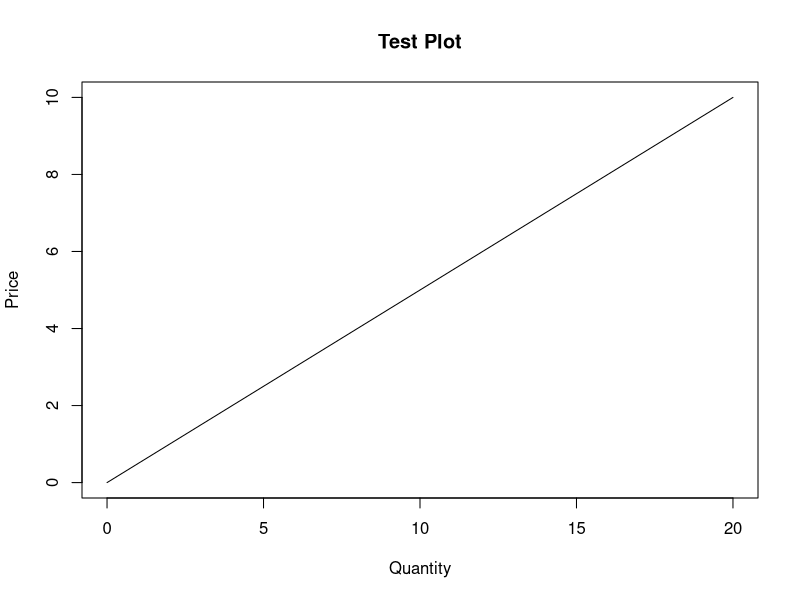
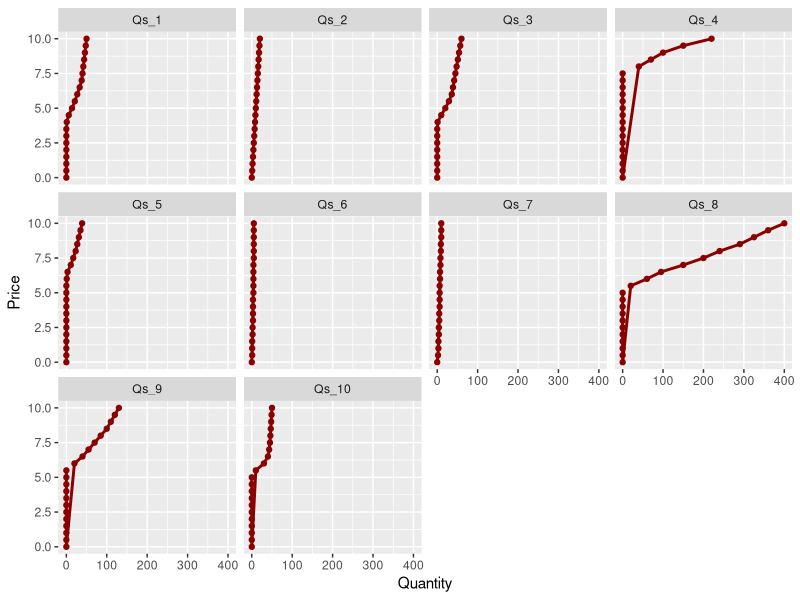
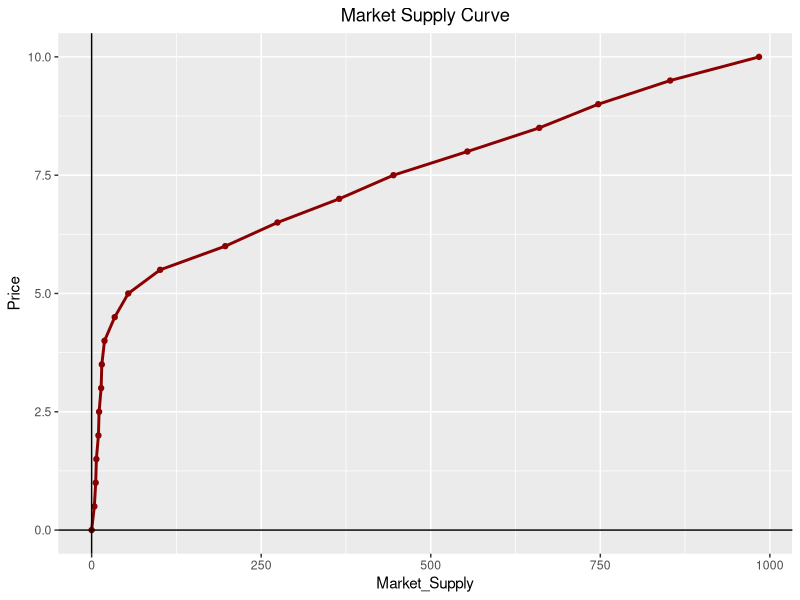
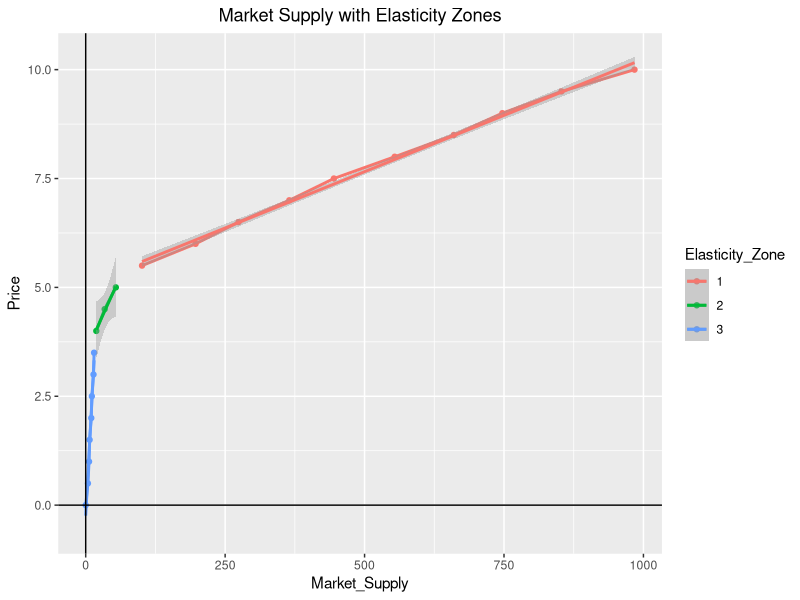
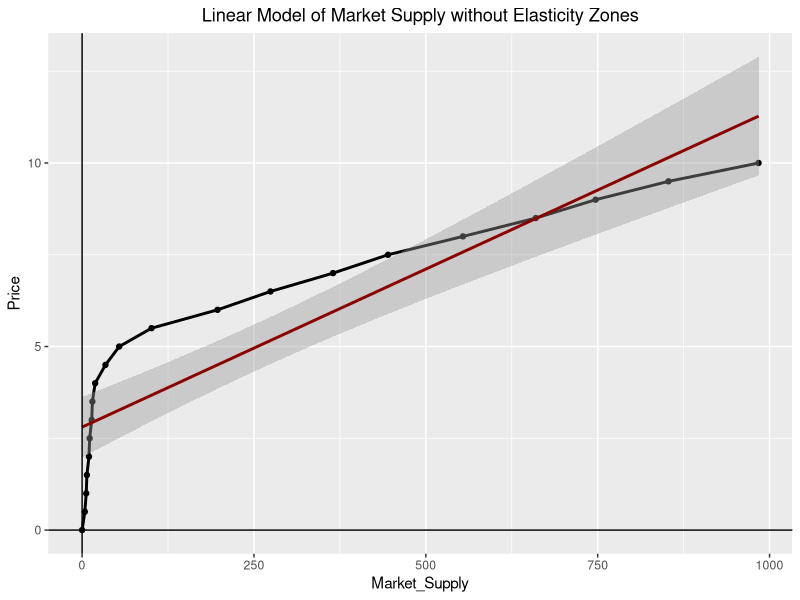
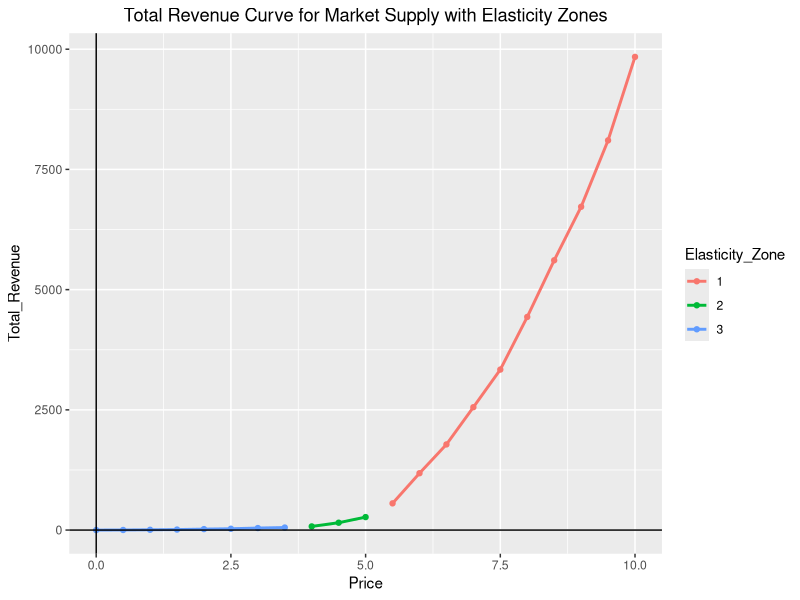

R code for these plots, in order:
## ---- chunk 1
knitr::opts_chunk$set(echo = TRUE)
## ---- chunk 2
# Load Libraries

# If you do not have readxl or tidyverse installed, uncomment the following lines
# install.packages("readxl")
# install.packages("tidyverse")# Load Libraries
require(readxl)
require(tidyverse)
## ---- chunk 3
# Import Data
Supply_Data <- read_excel("Supply_Data.xlsx")

# Check data import
head(Supply_Data)
## ---- chunk 4
# Test plot
plot(Supply_Data$Qs_2, Supply_Data$Price, type = "l", main = "Test Plot", xlab = "Quantity", ylab = "Price")
## ---- chunk 5
# Wrangle the data into a ggplot friendly structure
Wrangled_Supply_Data <- data.frame(Price = Supply_Data$Price, stack(Supply_Data[2:11]))
names(Wrangled_Supply_Data)[2] <- "Quantity"
names(Wrangled_Supply_Data)[3] <- "Qs_num"

# Check the data
head(Wrangled_Supply_Data)
## ---- chunk 6
# Plot the individual supply curves
ggplot(data = Wrangled_Supply_Data, aes(x = Quantity, y = Price)) +
  geom_line(color = "darkred", size = 1) +
  geom_point(color = "darkred") +
  facet_wrap(. ~ Qs_num)
## ---- chunk 7
# Create market supply
Market_Supply <- data.frame(Price = Supply_Data$Price, Market_Supply = rowSums(Supply_Data[2:11]))

# Check the data
head(Market_Supply)
## ---- chunk 8
# Plot market supply curve
ggplot(data = Market_Supply, aes(x = Market_Supply, y = Price)) +
  geom_line(color = "darkred", size = 1) +
  geom_point(color = "darkred") +
  geom_vline(xintercept = 0) +
  geom_hline(yintercept = 0) +
  ggtitle("Market Supply Curve") +
  theme(plot.title = element_text(hjust = 0.5))
## ---- chunk 9
# Add Elasticity zones
# 10-5.5 zone 1
# 5-4 zone 2
# 3.5-0 zone 3

Market_Supply$Elasticity_Zone <- as.character(c(1,1,1,1,1,1,1,1,1,1,2,2,2,3,3,3,3,3,3,3,3))
Market_Supply
## ---- chunk 10
# Plot market supply with elasticity
ggplot(data = Market_Supply, aes(x = Market_Supply, y = Price, color = Elasticity_Zone)) +
  geom_line(size = 1) +
  geom_point() +
  geom_smooth(method = "lm") +
  geom_vline(xintercept = 0) +
  geom_hline(yintercept = 0) +
  ggtitle("Market Supply with Elasticity Zones") +
  theme(plot.title = element_text(hjust = 0.5))
## ---- chunk 11
### Create Linear Models ###

# Filter Data
Zone_1_glm_data <- Market_Supply %>%
  filter(Elasticity_Zone == 1)

# Create linear model
Zone_1_glm <- glm(Market_Supply ~ Price, data = Zone_1_glm_data)

# Create and print summary
summary(Zone_1_glm)
## ---- chunk 12
# Filter Data
Zone_2_glm_data <- Market_Supply %>%
  filter(Elasticity_Zone == 2)

# Create linear model
Zone_2_glm <- glm(Market_Supply ~ Price, data = Zone_2_glm_data)

# Create and print summary
summary(Zone_2_glm)
## ---- chunk 13
# Filter Data
Zone_3_glm_data <- Market_Supply %>%
  filter(Elasticity_Zone == 3)

# Create linear model
Zone_3_glm <- glm(Market_Supply ~ Price, data = Zone_3_glm_data)

# Create and print summary
summary(Zone_3_glm)
## ---- chunk 14
# Compare against a GLM for the entire market supply

# Create linear model
All_supply_glm <- glm(Market_Supply ~ Price, data = Market_Supply)

# Create and print summary
summary(All_supply_glm)
## ---- chunk 15
# Look at the linear model line on the graph without looking at elasticity of different parts of the curve
# Plot market supply with elasticity
ggplot(data = Market_Supply, aes(x = Market_Supply, y = Price)) +
  geom_line(size = 1) +
  geom_point() +
  geom_smooth(method = "lm", color = "darkred") +
  geom_vline(xintercept = 0) +
  geom_hline(yintercept = 0) +
  ggtitle("Linear Model of Market Supply without Elasticity Zones") +
  theme(plot.title = element_text(hjust = 0.5))
## ---- chunk 16
# Maximize Total Revenue
Market_Supply$Total_Revenue = Market_Supply$Price * Market_Supply$Market_Supply

# Check the data
Market_Supply
## ---- chunk 17
# Plot market supply with elasticity
ggplot(data = Market_Supply, aes(x = Price, y = Total_Revenue, color = Elasticity_Zone)) +
  geom_line(size = 1) +
  geom_point() +
  geom_vline(xintercept = 0) +
  geom_hline(yintercept = 0) +
  ggtitle("Total Revenue Curve for Market Supply with Elasticity Zones") +
  theme(plot.title = element_text(hjust = 0.5))
